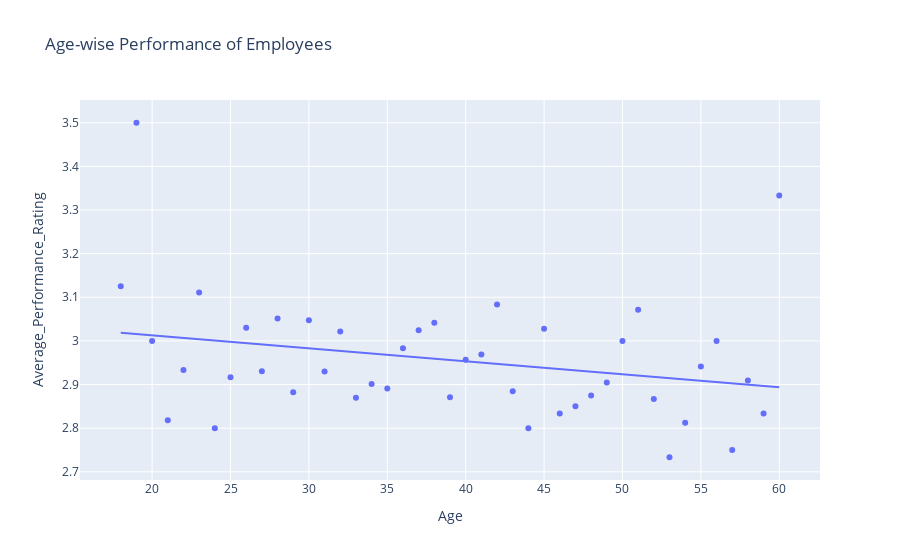

Notebook source saved alongside this figure:
### Markdown cell above
#### Age Specific Analysis W.R.T PerformanceRating

### Code cell
#Grouping performance rating based on age to check the overall performance of each age 
age_df=sql('select Age,PerformanceRating,sum(PerformanceRating),count(PerformanceRating),avg(PerformanceRating) as Average_Performance_Rating from df group by Age')
px.scatter(age_df,x='Age',y='Average_Performance_Rating',trendline='ols',title='Age-wise Performance of Employees')

### Figure 1 — Plotly figure (JSON) as saved in the notebook; plotly's stock layout.template omitted (floating-point values rounded to 4 significant figures)
{"data": [{"hovertemplate": "Age=%{x}<br>Average_Performance_Rating=%{y}<extra></extra>", "legendgroup": "", "marker": {"color": "#636efa", "symbol": "circle"}, "mode": "markers", "name": "", "orientation": "v", "showlegend": false, "type": "scatter", "x": [18, 19, 20, 21, 22, 23, 24, 25, 26, 27, 28, 29, 30, 31, 32, 33, 34, 35, 36, 37, 38, 39, 40, 41, 42, 43, 44, 45, 46, 47, 48, 49, 50, 51, 52, 53, 54, 55, 56, 57, 58, 59, 60], "xaxis": "x", "y": [3.125, 3.5, 3, 2.818, 2.933, 3.111, 2.8, 2.917, 3.03, 2.93, 3.051, 2.882, 3.048, 2.93, 3.022, 2.87, 2.901, 2.891, 2.983, 3.024, 3.042, 2.871, 2.957, 2.969, 3.083, 2.885, 2.8, 3.028, 2.833, 2.85, 2.875, 2.905, 3, 3.071, 2.867, 2.733, 2.812, 2.941, 3, 2.75, 2.909, 2.833, 3.333], "yaxis": "y"}, {"hovertemplate": "<b>OLS trendline</b><br>Average_Performance_Rating = -0.00296585 * Age + 3.07182<br>R<sup>2</sup>=0.068629<br><br>Age=%{x}<br>Average_Performance_Rating=%{y} <b>(trend)</b><extra></extra>", "legendgroup": "", "marker": {"color": "#636efa", "symbol": "circle"}, "mode": "lines", "name": "", "showlegend": false, "type": "scatter", "x": [18, 19, 20, 21, 22, 23, 24, 25, 26, 27, 28, 29, 30, 31, 32, 33, 34, 35, 36, 37, 38, 39, 40, 41, 42, 43, 44, 45, 46, 47, 48, 49, 50, 51, 52, 53, 54, 55, 56, 57, 58, 59, 60], "xaxis": "x", "y": [3.018, 3.015, 3.013, 3.01, 3.007, 3.004, 3.001, 2.998, 2.995, 2.992, 2.989, 2.986, 2.983, 2.98, 2.977, 2.974, 2.971, 2.968, 2.965, 2.962, 2.959, 2.956, 2.953, 2.95, 2.947, 2.944, 2.941, 2.938, 2.935, 2.932, 2.929, 2.926, 2.924, 2.921, 2.918, 2.915, 2.912, 2.909, 2.906, 2.903, 2.9, 2.897, 2.894], "yaxis": "y"}], "layout": {"legend": {"tracegroupgap": 0}, "title": {"text": "Age-wise Performance of Employees"}, "xaxis": {"anchor": "y", "domain": [0, 1], "title": {"text": "Age"}}, "yaxis": {"anchor": "x", "domain": [0, 1], "title": {"text": "Average_Performance_Rating"}}}}
